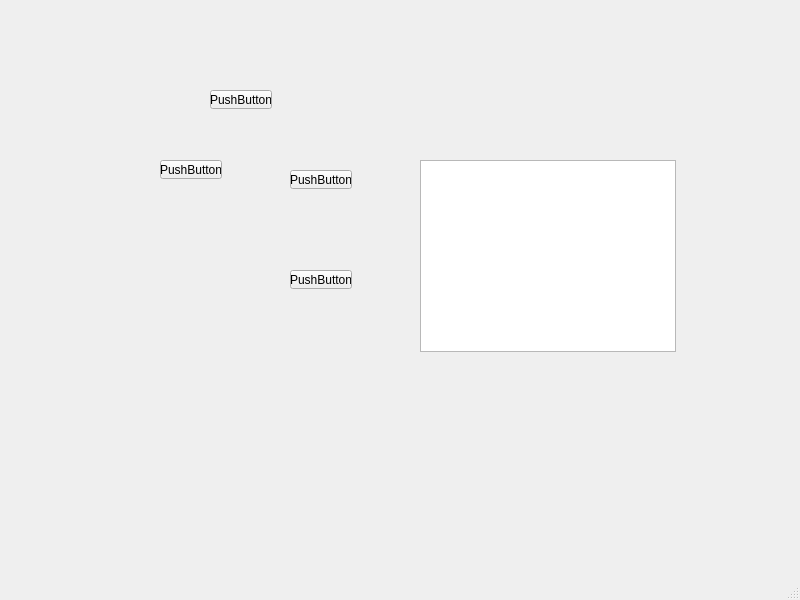
<?xml version="1.0" encoding="UTF-8"?>
<ui version="4.0">
 <class>MainWindow</class>
 <widget class="QMainWindow" name="MainWindow">
  <property name="geometry">
   <rect>
    <x>0</x>
    <y>0</y>
    <width>800</width>
    <height>600</height>
   </rect>
  </property>
  <property name="windowTitle">
   <string>MainWindow</string>
  </property>
  <widget class="QWidget" name="centralwidget">
   <widget class="QPushButton" name="del_btn">
    <property name="geometry">
     <rect>
      <x>210</x>
      <y>90</y>
      <width>62</width>
      <height>19</height>
     </rect>
    </property>
    <property name="text">
     <string>PushButton</string>
    </property>
   </widget>
   <widget class="QPushButton" name="edit_btn">
    <property name="geometry">
     <rect>
      <x>290</x>
      <y>170</y>
      <width>62</width>
      <height>19</height>
     </rect>
    </property>
    <property name="text">
     <string>PushButton</string>
    </property>
   </widget>
   <widget class="QPushButton" name="create_btn">
    <property name="geometry">
     <rect>
      <x>290</x>
      <y>270</y>
      <width>62</width>
      <height>19</height>
     </rect>
    </property>
    <property name="text">
     <string>PushButton</string>
    </property>
   </widget>
   <widget class="QPushButton" name="pushButton_4">
    <property name="geometry">
     <rect>
      <x>160</x>
      <y>160</y>
      <width>62</width>
      <height>19</height>
     </rect>
    </property>
    <property name="text">
     <string>PushButton</string>
    </property>
   </widget>
   <widget class="QListWidget" name="listWidget">
    <property name="geometry">
     <rect>
      <x>420</x>
      <y>160</y>
      <width>256</width>
      <height>192</height>
     </rect>
    </property>
   </widget>
  </widget>
  <widget class="QMenuBar" name="menubar">
   <property name="geometry">
    <rect>
     <x>0</x>
     <y>0</y>
     <width>800</width>
     <height>20</height>
    </rect>
   </property>
  </widget>
  <widget class="QStatusBar" name="statusbar"/>
 </widget>
 <resources/>
 <connections/>
</ui>
